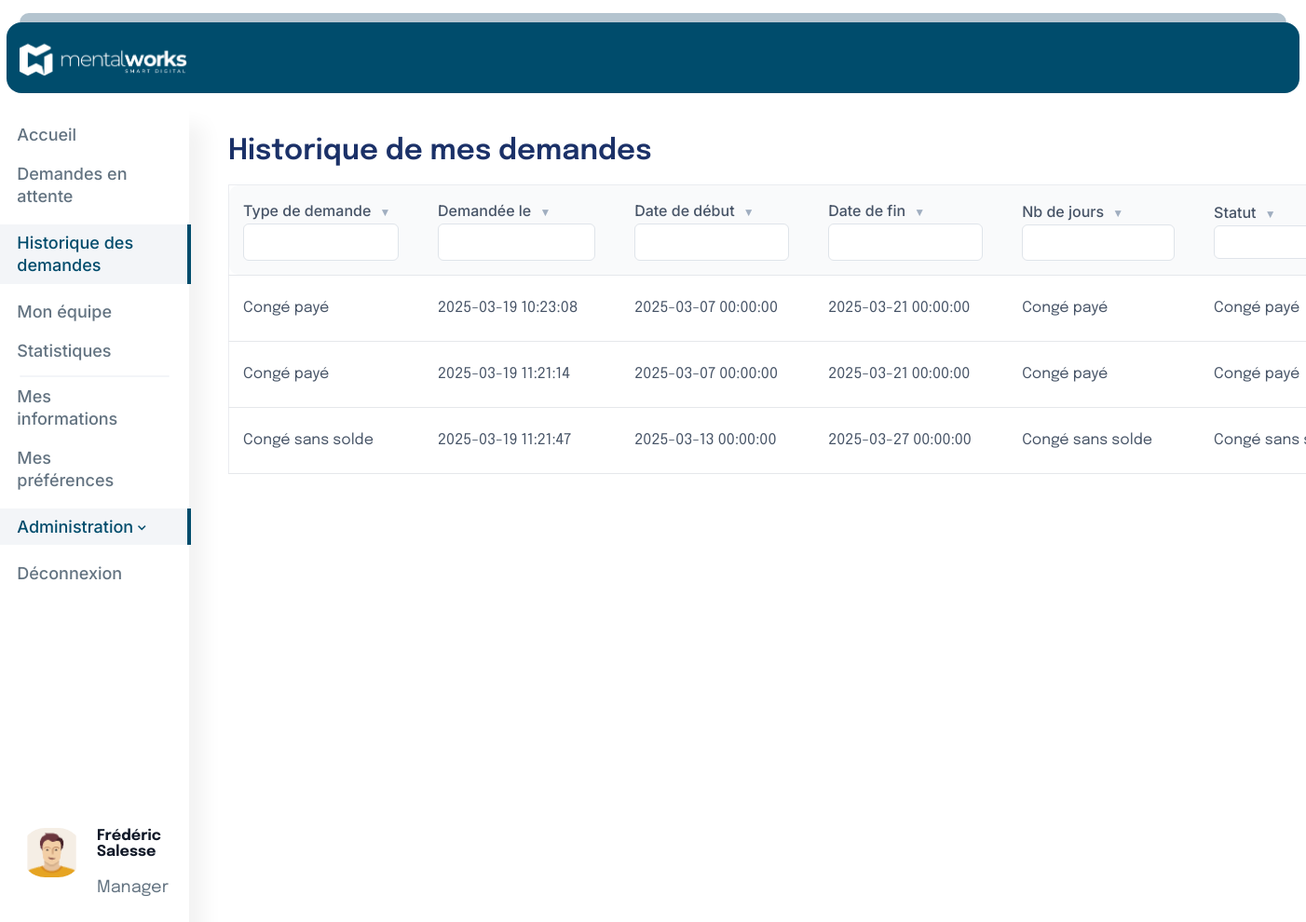
Screenshot of /historique.php (signed in) with the database file from the repository.
### tables this page shows
CREATE TABLE `request` (
  `id` int(11) NOT NULL,
  `request_type_id` int(11) NOT NULL,
  `collaborator_id` int(11) NOT NULL,
  `department_id` int(11) DEFAULT NULL,
  `created_at` datetime NOT NULL,
  `start_at` datetime NOT NULL,
  `end_at` datetime NOT NULL,
  `receipt_file` varchar(255) DEFAULT NULL,
  `comment` text DEFAULT NULL,
  `answer_comment` text DEFAULT NULL,
  `answer` tinyint(1) NOT NULL,
  `answer_at` datetime DEFAULT NULL
);

CREATE TABLE `request_type` (
  `id` int(11) NOT NULL,
  `name` varchar(255) NOT NULL
);

### historique.php (the view, shortened to what this page needs)
<?php
$order = 'asc';
$order = $_GET['order'] ?? $order;
$demandes=[];
$user_id = $_SESSION['user_id'];
try {
    $pdo = new PDO('mysql:host=localhost;dbname=congefacile', 'root', '');
    $pdo->setAttribute(PDO::ATTR_ERRMODE, PDO::ERRMODE_EXCEPTION);
    $query = "SELECT
                request_type.name AS type_demande,
                request.created_at AS date_demande,
                request.start_at AS date_debut,
                request.end_at AS date_fin
              FROM request
              JOIN request_type ON request.request_type_id = request_type.id
              WHERE request.collaborator_id = :user_id";
    $stmt = $pdo->prepare($query);
    $stmt->bindParam(':user_id', $user_id, PDO::PARAM_INT);
    $stmt->execute();
    $demandes = $stmt->fetchAll(PDO::FETCH_ASSOC);
    $searchType = $_GET['searchType'] ?? '';
    $sortBy = $_GET['sortBy'] ?? 'date_demande';
    $order = $_GET['order'] ?? 'asc';
    $sortBy = $_GET['sortBy'] ?? 'date_demande';
    $searchNb = $_GET['searchNb'] ?? '';
    if (!empty($demandes) && isset($demandes[0][$sortBy])) {
        usort($demandes, function ($a, $b) use ($sortBy, $order) {
            return ($order === 'asc') ? $a[$sortBy] <=> $b[$sortBy] : $b[$sortBy] <=> $a[$sortBy];
        });
    }
} catch (PDOException $e) {
    echo "Erreur : " . $e->getMessage();
}
$nextOrder = ($order === 'asc') ? 'desc' : 'asc';
?>
<!DOCTYPE html>
<html lang="fr">
  <head>
    <link rel="stylesheet" href="style.css?v=2" />
    <link
      href="https://unpkg.com/boxicons@2.1.2/css/boxicons.min.css"
      rel="stylesheet"
    />
  </head>
<body>
<?php include 'include/top.php'; ?>
<div class="middle">
    <?php include 'include/left.php'; ?>
    <div class="right historique">
        <h1>Historique de mes demandes</h1>
      <div class="container">
        <table class="table1">
            <thead>
                <tr class='grey_Poste'>
                    <th class='searchHistorique'>
                        <a href="?sortBy=type&order=<?= $nextOrder ?>&searchType=<?= htmlspecialchars($searchType) ?>&searchNb=<?= htmlspecialchars($searchNb) ?>">
                            Type de demande
                            <span class="sort-arrow"><?= $sortBy === 'type' ? ($order === 'asc' ? '▲' : '▼') : '▼' ?></span>
                        </a>
                            <input class='searchListe' type="text" name="searchType" value="<?= htmlspecialchars($searchType) ?>"  />
                    </th>
                    <th class='searchHistorique'>
                        <a href="?sortBy=type&order=<?= $nextOrder ?>&searchType=<?= htmlspecialchars($searchType) ?>&searchNb=<?= htmlspecialchars($searchNb) ?>">
                            Demandée le
                            <span class="sort-arrow"><?= $sortBy === 'type' ? ($order === 'asc' ? '▲' : '▼') : '▼' ?></span>
                        </a>
                            <input class='searchListe' type="text" name="searchType" value="<?= htmlspecialchars($searchType) ?>"  />
                    </th>
                    <th class='searchHistorique'>
                        <a href="?sortBy=type&order=<?= $nextOrder ?>&searchType=<?= htmlspecialchars($searchType) ?>&searchNb=<?= htmlspecialchars($searchNb) ?>">
                            Date de début
                            <span class="sort-arrow"><?= $sortBy === 'type' ? ($order === 'asc' ? '▲' : '▼') : '▼' ?></span>
                        </a>
                            <input class='searchListe' type="text" name="searchType" value="<?= htmlspecialchars($searchType) ?>"/>
                    </th>
                    <th class='searchHistorique'>
                        <a href="?sortBy=type&order=<?= $nextOrder ?>&searchType=<?= htmlspecialchars($searchType) ?>&searchNb=<?= htmlspecialchars($searchNb) ?>">
                            Date de fin
                            <span class="sort-arrow"><?= $sortBy === 'type' ? ($order === 'asc' ? '▲' : '▼') : '▼' ?></span>
                        </a>
                            <input class='searchListe' type="text" name="searchType" value="<?= htmlspecialchars($searchType) ?>" />
                    </th>
                    <th class='searchHistorique'>
                        <a href="?sortBy=type&order=<?= $nextOrder ?>&searchType=<?= htmlspecialchars($searchType) ?>&searchNb=<?= htmlspecialchars($searchNb) ?>">
                            Nb de jours
                            <span class="sort-arrow"><?= $sortBy === 'type' ? ($order === 'asc' ? '▲' : '▼') : '▼' ?></span>
                        </a>
                            <input class='searchListe' type="text" name="searchType" value="<?= htmlspecialchars($searchType) ?>" />
                    </th>
                    <th class='searchHistorique'>
                        <a href="?sortBy=nb&order=<?= $nextOrder ?>&searchType=<?= htmlspecialchars($searchType) ?>&searchNb=<?= htmlspecialchars($searchNb) ?>">
                            Statut
                            <span class="sort-arrow"><?= $sortBy === 'nb' ? ($order === 'asc' ? '▲' : '▼') : '▼' ?></span>
                        </a>
                        <input class='searchListe'type="number" name="searchNb" value="<?= htmlspecialchars($searchNb) ?>" />
                    </th>
                </tr>
            </thead>
            <tbody>
                <div class='tab_Poste'>
                    <?php if (count($demandes) > 0) : ?>
                        <?php foreach ($demandes as $demande) : ?>
                            <tr>
                                <td><?= htmlspecialchars($demande['type_demande']) ?></td>
                                <td><?= htmlspecialchars($demande['date_demande']) ?></td>
                                <td><?= htmlspecialchars($demande['date_debut']) ?></td>
                                <td><?= htmlspecialchars($demande['date_fin']) ?></td>
                                <td><?= htmlspecialchars($demande['type_demande']) ?></td>
                                <td><?= htmlspecialchars($demande['type_demande']) ?></td>
                            </tr>
                            <?php endforeach; ?>
                            <?php else : ?>
                                <tr>
                                    <td colspan="3" class="empty-row">Aucune demande trouvé</td>
                                </tr>
                    <?php endif; ?>
                </div>
            </tbody>
        </table>
      </div>
    </div>
</body>
</html>

### style.css (style rules this page uses)
body { margin: 0; font-family: "Epilogue", sans-serif; }
a { font-size: 16px; font-weight: 500; color: #637381; line-height: 24px; text-decoration: none; font-family: "inter", sans-serif; }
h1 { font-size: 30.85px; font-weight: 600; color: #1b3168; line-height: 28.5px; font-family: "Epilogue", sans-serif; }
input { background-color: white; border-radius: 6px; border: #dfe4ea solid 1px; width: 100%; padding: 12px 16px 12px 20px; font-family: "inter", sans-serif; outline: none; max-width: 350px; }
input::placeholder { font-size: 16px; font-weight: 400; font-family: "inter", sans-serif; }
.right { display: flex; flex-direction: column; flex: 2; max-width: 800px; margin-left: 3%; margin-top: 1%; }
.middle { display: flex; align-items: flex-start; justify-content: flex-start; width: 100%; margin-top: 1%; }
.right input { width: 350px; }
.searchHistorique { width: 17%; }
.right.historique { max-width: 95%; }
.searchHistorique input { width: 80%; padding: 6%; }
.searchListe { padding: 3%; }
th, td { border-bottom: 1px solid #e5e7eb; padding: 15px; text-align: left; border-bottom: 1px solid #e5e7eb; text-align: left; }
thead th a { text-decoration: none; color: #475467; }
th:first-child, td:first-child { border-top-left-radius: 10px; border-bottom-left-radius: 10px; }
.sort-arrow { margin-left: 5px; font-size: 12px; color: #a0aec0; }
.grey_Poste { background-color: #f9fafb; }
table { width: 100%; border-collapse: collapse; background-color: #ffffff; border-radius: 12px; border: 1px solid #eaecf0; color: #475467; border-radius: 12px; }
.table1 { width: 1356px; }
th, td { border-bottom: 1px solid #e5e7eb; padding: 15px; text-align: left; border-bottom: 1px solid #e5e7eb; }

### rows the page displays
request: request_type.name "Congé payé", created_at "2025-03-19 10:23:08", start_at "2025-03-07 00:00:00", end_at "2025-03-21 00:00:00"
request: request_type.name "Congé payé", created_at "2025-03-19 11:21:14", start_at "2025-03-07 00:00:00", end_at "2025-03-21 00:00:00"
request: request_type.name "Congé sans solde", created_at "2025-03-19 11:21:47", start_at "2025-03-13 00:00:00", end_at "2025-03-27 00:00:00", request_type.name "Congé sans…"
